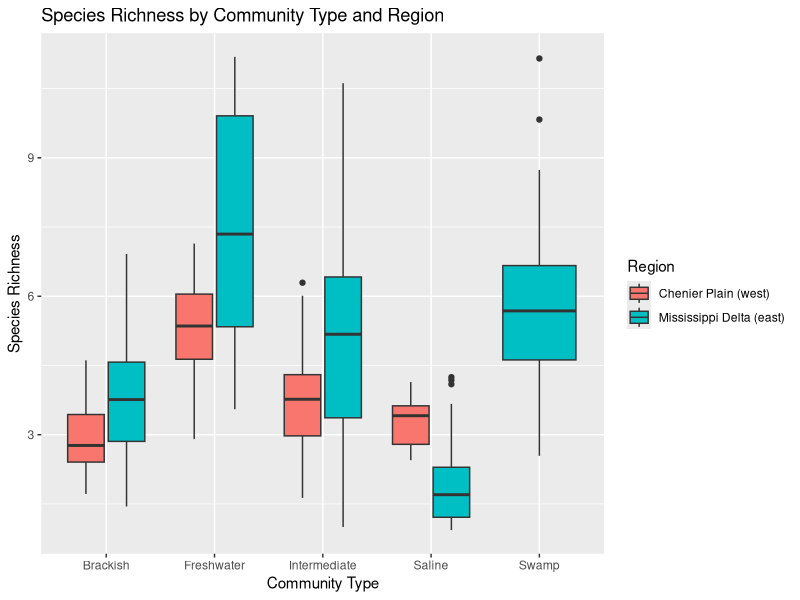

R code for this plot:

##uploading data##
dat <- read.csv("Data/dat.csv",stringsAsFactors = T)
head(dat)
##Split the data into east/west: chenier plain (west of longitude -92) and mississippi delta (east of lon -92)##
library(dplyr)
dat1 <- dat %>%
  mutate(Region = ifelse(Longitude < -92, "Chenier Plain (west)", "Mississippi Delta (east)"))
str(dat1)
##Richness vs. community type and east/west, boxplot with figure legend##
library(ggplot2)
ggplot(dat1,aes(x=CommunityStationFront,y=Richness, fill=Region)) +
  geom_boxplot() +
  labs(
    title = "Species Richness by Community Type and Region",
    x = "Community Type",
    y = "Species Richness",
    fill = "Region"
  )
##glm including spatial autocorrelation, type III anova##
library(nlme)
dat2 <- dat1 %>%
  filter(CommunityStationFront != "Swamp") %>%
  mutate(CommunityStationFront = droplevels(CommunityStationFront))
m1 <- lme(Richness ~ CommunityStationFront + Region + CommunityStationFront * Region,
          random = ~1 | Region,
          correlation = corSpher(form = ~ lat + lon),
          data = dat2)
summary(m1)
m3 <- anova(m1,type="marginal")
m3

